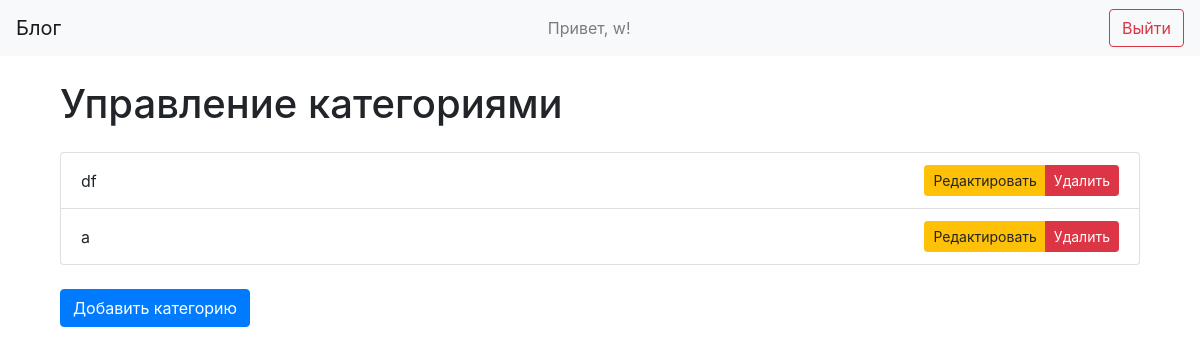
/categories (signed in), run on an earlier commit of the app's database.
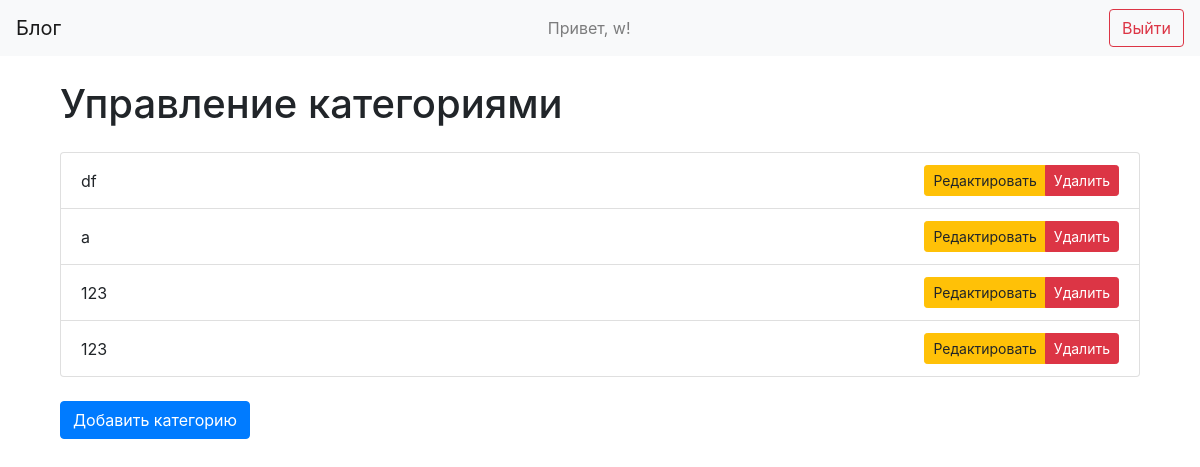
And on a later commit of the database.
### data/category.py (models this page shows)
class Category(SqlAlchemyBase):
    __tablename__ = 'category'
    id = sqlalchemy.Column(sqlalchemy.Integer, primary_key=True, autoincrement=True)
    name = sqlalchemy.Column(sqlalchemy.String, nullable=True)

### main.py (the view)
@app.route('/categories', methods=['GET'])
@login_required
def manage_categories():
    db_sess = db_session.create_session()
    categories = db_sess.query(Category).all()
    return render_template('categories.html', title='Управление категориями', categories=categories)

### data/db_session.py (called while the page is built)
def create_session() -> Session: # нужна для получения сессии подключения к нашей базе данных
    global __factory
    return __factory()

### main.py (called while the page is built)
@login_manager.user_loader
def load_user(user_id):
    db_sess = db_session.create_session()
    return db_sess.query(User).get(user_id)

### templates/categories.html
{% extends "base.html" %}
{% block content %}
<div class="container">
    <h1 class="mb-4">Управление категориями</h1>
    <div class="list-group">
        {% for category in categories %}
        <div class="list-group-item d-flex justify-content-between align-items-center">
            <span>{{ category.name }}</span>
            <div class="btn-group" role="group">
                <a href="/edit_category/{{ category.id }}" class="btn btn-sm btn-warning">Редактировать</a>
                <a href="/delete_category/{{ category.id }}" class="btn btn-sm btn-danger">Удалить</a>
            </div>
        </div>
        {% endfor %}
    </div>
    <a href="/add_category" class="btn btn-primary mt-4">Добавить категорию</a>
</div>
{% endblock %}

What changed in the data, as far as the page shows it:
added Category: name "123"
added Category: name "123"
